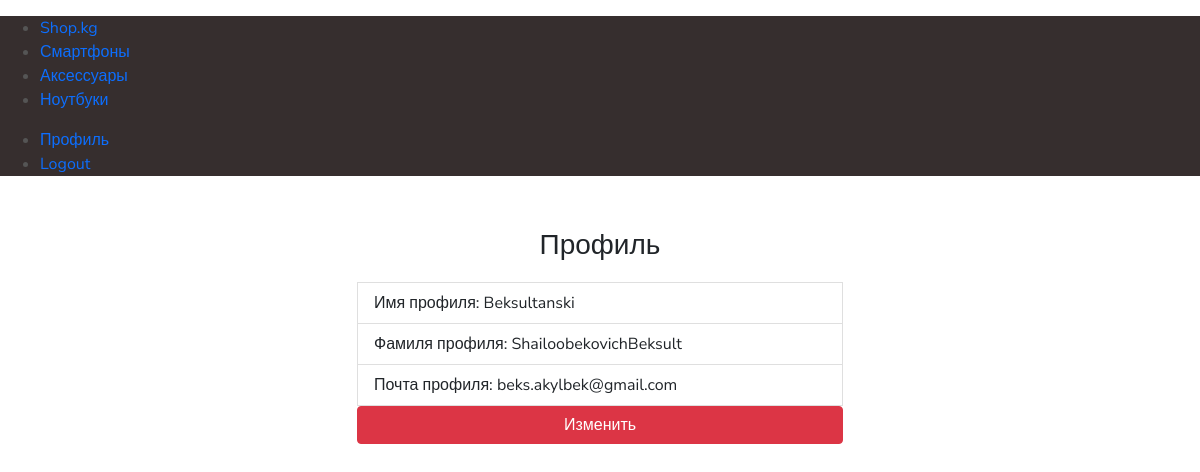
Screenshot of /profile_user/ (signed in) with the database file from the repository.
### people/models.py (models this page shows)
class Category(models.Model):
    name_category = models.CharField(max_length=25, unique=True)
    description = models.CharField(max_length=100, default='')
    class Meta:
        verbose_name = 'Категория'
        verbose_name_plural = 'Категории'
    def __str__(self):
        return self.name_category

### town/models.py (models this page shows, shortened)
class UserProfile(models.Model):
    user = models.OneToOneField(User, on_delete=models.CASCADE )
    name = models.CharField(max_length=30)
    email = models.EmailField(max_length=128, unique=True)
    lname = models.CharField(max_length=50)
    class Meta:
        verbose_name = 'Пользователь'
        verbose_name_plural = 'Пользователи'

### town/views.py (the view)
# urls.py: path('profile_user/', profile_user, name='profile_user'),
def profile_user(request):
    if request.user.is_active:
        profile = {'profile': UserProfile.objects.get(user_id=request.user.id)}
        return render(request, 'profile_user.html', profile)
    else:
        return HttpResponse('Ты никто')

### people/templatetags/menu_tags.py (called while the page is built)
@register.inclusion_tag('menu.html')
def show_categories():
    categories = Category.objects.all()
    return {'categories':categories}

### town/templates/profile_user.html
{% extends 'base.html' %}
{% block profile %}
    <div class="container">
        <div class="row">
            <div class="col-md-5 mx-auto">
                <ul class="list-group">
                    <li class=" text-center fs-3 m-3 list-unstyled text-dark">Профиль</li>
                    <li class="list-group-item">Имя профиля: {{ profile.name }}</li>
                    <li class="list-group-item">Фамиля профиля: {{ profile.lname }}</li>
                    <li class="list-group-item">Почта профиля: {{ profile.email }}</li>
                    <a href="{% url 'update_user' profile.name %}" class="btn btn-danger">Изменить</a>
                </ul>
            </div>
        </div>
    </div>
{% endblock %}

### town/templates/menu.html
{% for item in categories %}
        <li>
            <a href="{% url 'tovar_info' item.name_category %}">{{ item }}</a>
        </li>
{% endfor %}

### static/css/main.css (style rules this page uses)
html { line-height: 1.15; -ms-text-size-adjust: 100%; -webkit-text-size-adjust: 100% }
body { margin: 0; padding: 0; font-size: 100%; line-height: 1.5; color: #555; font-family: 'Nunito Sans', sans-serif }
a { background-color: transparent; -webkit-text-decoration-skip: objects }
ol, ul { padding-left: 40px }
figure, ol, p, ul { margin: 1em 0 }

### static/css/style.css (style rules this page uses)
a { text-decoration: none; }

### rows the page displays
Category: name_category "Смартфоны"
Category: name_category "Аксессуары"
Category: name_category "Ноутбуки"
UserProfile: name "Beksultanski", lname "ShailoobekovichBeksult", email "beks.akylbek@gmail.com"
